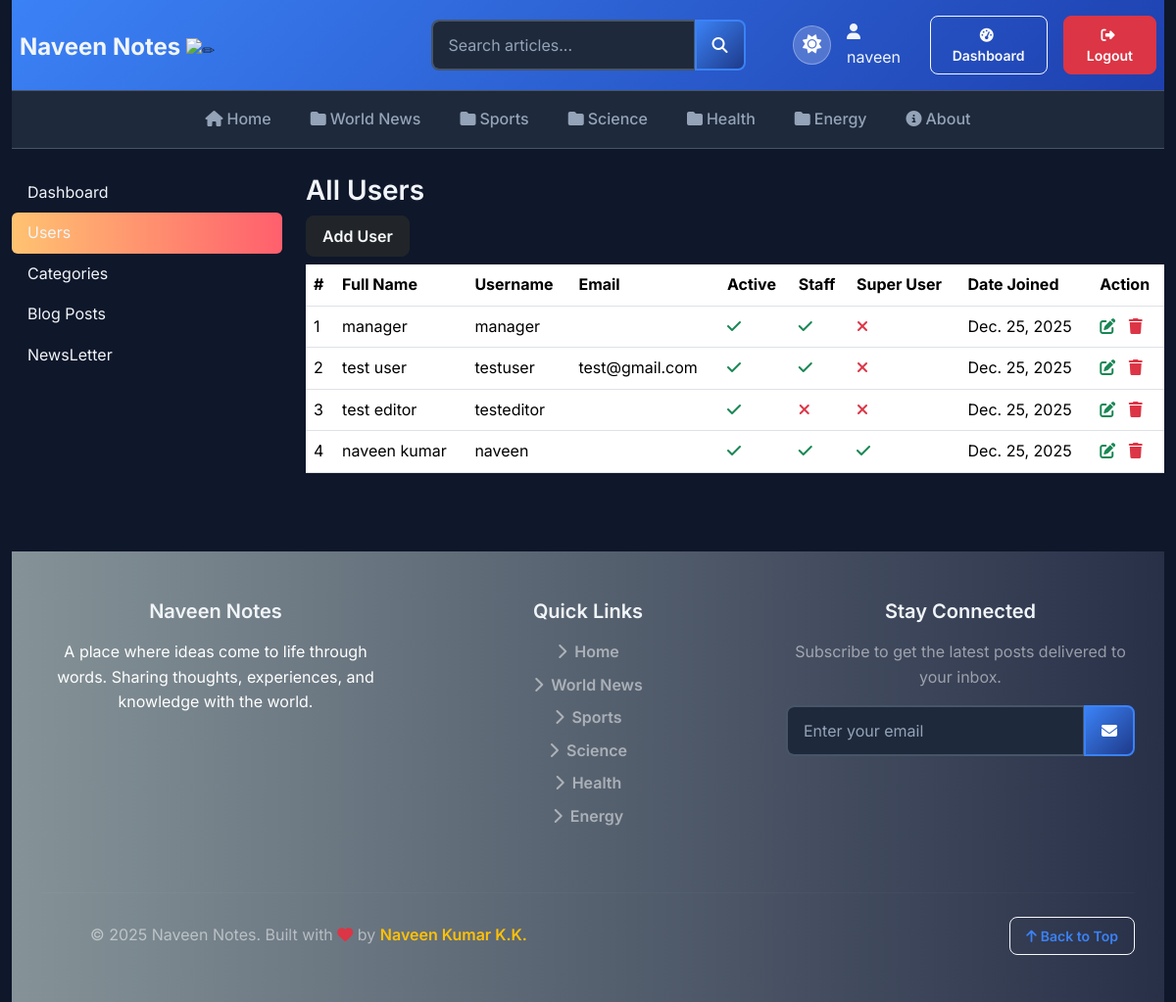
The app's page /dashboard/users/ (signed in) with its own data.
### blogs/models.py (models this page shows, shortened)
class Category(models.Model):
    category_name = models.CharField(max_length=50, unique=True)
    created_at = models.DateField(auto_now_add=True)
    updated_at = models.DateTimeField(auto_now=True)
    class Meta:
        verbose_name_plural = "categories"

### dashboards/views.py (the view)
# urls.py: path('users/',views.users,name='users'),
@login_required(login_url="login")
def users(request):
    user_list = User.objects.all()
    context = {
        "user_list":user_list
    }
    return render(request, "dashboard/users.html",context)

### blogs/context_processors.py (called while the page is built)
def get_categories(request):
    categories = Category.objects.all()
    return dict(categories=categories)

def get_social_links(request):
    social_media_links = SocialMedia.objects.filter(status='Active').order_by('order')
    return dict(social_media_links=social_media_links)

def get_about(request):
    about =  About.objects.first()
    return dict(about=about)

### templates/dashboard/users.html (shortened to what this page needs)
{% extends "base.html" %}
{% block content %}
    <div class="row">
        {% include "dashboard/sidebar.html" %}
        {% if perms.auth.view_user %}
        <div class="col-md-9">
            <h3>All Users</h3>
            <a href="{%url 'add_user' %}" class="btn btn-dark text-light float-right mb-2">Add User</a>
            <table class="table table-hover">
                <thead>
                    <tr>
                        <th>#</th>
                        <th>Full Name</th>
                        <th>Username</th>
                        <th>Email</th>
                        <th>Active</th>
                        <th>Staff</th>
                        <th>Super User</th>
                        <th>Date Joined</th>
                        <th>Action</th>
                    </tr>
                </thead>
                <tbody>
                    {% for user_object in user_list %}
                        <tr>
                            <td>{{ forloop.counter }}</td>
                            <td>{{ user_object.get_full_name }}</td>
                            <td>{{ user_object.username }}</td>
                            <td>{{ user_object.email }}</td>
                            <td>{% if user_object.is_active %} <i class="fa fa-check text-success"></i> {% else %} <i class="fa fa-times text-danger"></i>{% endif %}</td>
                            <td>{% if user_object.is_staff %} <i class="fa fa-check text-success"></i> {% else %} <i class="fa fa-times text-danger"></i>{% endif %}</td>
                            <td>{% if user_object.is_superuser %} <i class="fa fa-check text-success"></i> {% else %} <i class="fa fa-times text-danger"></i>{% endif %}</td>
                            <td>{{ user_object.date_joined | date }}</td>
                            <td>
                                <a href="{%url 'edit_user' user_object.id %}">
                                    <i class="fa fa-edit text-success"></i>
                                </a>
                                <a href="{%url 'delete_user' user_object.id %}">
                                    <i class="fa fa-trash text-danger"></i>
                                </a>
                            </td>
                        </tr>
                    {% endfor %}
                </tbody>
            </table>
        </div>
        {% else %}
        <h5> Not Enough permission</h5>
        {% endif %}
    </div>
{% endblock %}

### templates/base.html (shortened to what this page needs)
{% load static %}
<!DOCTYPE html>
<html lang="en">
    <head>
        <link href="https://cdn.jsdelivr.net/npm/bootstrap@5.3.2/dist/css/bootstrap.min.css" rel="stylesheet">
        <link rel="stylesheet" href="https://cdnjs.cloudflare.com/ajax/libs/font-awesome/6.5.1/css/all.min.css">
        <link href="{% static 'css/blog.css' %}" rel="stylesheet">
    </head>
    <body>
        <div class="container-fluid">
            <header class="blog-header">
                <div class="d-none d-md-block">
                    <div class="row justify-content-between align-items-center p-2">
                        <div class="col-4 pt-1">
                            <a class="blog-header-logo text-dark" href="/">Naveen Notes </a>
                            <picture>
                            <source srcset="https://fonts.gstatic.com/s/e/notoemoji/latest/270f_fe0f/512.webp" type="image/webp">
                            <img src="https://fonts.gstatic.com/s/e/notoemoji/latest/270f_fe0f/512.gif" alt="✏" width="32" height="32">
                            </picture>
                        </div>
                        <div class="col-4 text-center">
                            <form action="{% url 'search' %}" method='GET' class="d-inline-block">
                                <div class="input-group">
                                    <input class="form-control"
                                           name="keyword"
                                           type="text"
                                           value="{{keyword}}"
                                           placeholder="Search articles..."
                                           aria-label="Search articles"
                                           id="button-search" />
                                    <button class="btn btn-warning" id="button-search" type="submit">
                                        <i class="fas fa-search"></i>
                                    </button>
                                </div>
                            </form>
                        </div>
                        <div class="col-4 d-flex justify-content-end align-items-center">
                            {% if not user.is_authenticated %}
                                <div class="d-flex align-items-center gap-3">
                                    <button id="theme-toggle" class="theme-toggle" title="Toggle theme">
                                        <i class="fas fa-moon"></i>
                                    </button>
                                    {% comment %} <div class="d-flex gap-2">
                                        <a class="btn btn-outline-light btn-sm" href="{% url 'login' %}">
                                            <i class="fas fa-sign-in-alt me-1"></i>Login
                                        </a>
                                        <a class="btn btn-light btn-sm" href="{% url 'register' %}">
                                            <i class="fas fa-user-plus me-1"></i>Register
                                        </a>
                                    </div> {% endcomment %}
                                </div>
                            {% else %}
                                <div class="d-flex align-items-center gap-3">
                                    <button id="theme-toggle" class="theme-toggle" title="Toggle theme">
                                        <i class="fas fa-moon"></i>
                                    </button>
                                    <span class="text-white">
                                        <i class="fas fa-user me-1"></i>{{ user.username }}
                                    </span>
                                    <a href="{% url 'dashboard' %}" class="btn btn-outline-light btn-sm">
                                        <i class="fas fa-tachometer-alt me-1"></i>Dashboard
                                    </a>
                                    <a class="btn btn-danger btn-sm" href="{% url 'logout' %}">
                                        <i class="fas fa-sign-out-alt me-1"></i>Logout
                                    </a>
                                </div>
                            {% endif %}
                        </div>
                </div>
            </header>
            <div class="nav-scroller py-1 mb-4">
                <nav class="nav d-flex justify-content-center">
                    <a class="nav-link active" href="{% url 'home' %}">
                        <i class="fas fa-home me-1"></i>Home
                    </a>
                    {% for category in categories %}
                        <a class="nav-link"
                           href="{% url 'posts_by_category' category.id %}">
                            <i class="fas fa-folder me-1"></i>{{ category.category_name|capfirst }}
                        </a>
                    {% endfor %}
                    <a class="nav-link" href="#about">
                        <i class="fas fa-info-circle me-1"></i>About
                    </a>
                </nav>
            </div>
            {% block content %}{% endblock %}
            <footer class="blog-footer">
                <div class="container">
                    <div class="row">
                        <div class="col-lg-4 mb-4">
                            <h5 class="text-white mb-3">Naveen Notes</h5>
                            <p class="mb-3">A place where ideas come to life through words. Sharing thoughts, experiences, and knowledge with the world.</p>
                        </div>
                        <div class="col-lg-4 mb-4">
                            <h5 class="text-white mb-3">Quick Links</h5>
                            <ul class="list-unstyled">
                                <li class="mb-2"><a href="{% url 'home' %}" class="text-white-50 text-decoration-none"><i class="fas fa-chevron-right me-2"></i>Home</a></li>
                                {% for category in categories|slice:":5" %}
                                    <li class="mb-2"><a href="{% url 'posts_by_category' category.id %}" class="text-white-50 text-decoration-none"><i class="fas fa-chevron-right me-2"></i>{{ category.category_name|capfirst }}</a></li>
                                {% endfor %}
                            </ul>
                        </div>
                        <div class="col-lg-4 mb-4">
                            <h5 class="text-white mb-3">Stay Connected</h5>
                            <p class="text-white-50 mb-3">Subscribe to get the latest posts delivered to your inbox.</p>
                            <form id="newsletter-form" class="input-group">
                                <input
                                    type="email"
                                    name="email"
                                    id="newsletter-email"
                                    class="form-control"
                                    placeholder="Enter your email"
                                    required
                                >
                                <button class="btn btn-warning" type="submit">
                                    <i class="fas fa-envelope"></i>
                                </button>
                            </form>
                        </div>
                    </div>
                    <hr class="my-4" style="border-color: rgba(255,255,255,0.1);">
                    <div class="row align-items-center">
                        <div class="col-md-6">
                            <p class="mb-0 text-white-50">
                                © 2025 Naveen Notes. Built with <i class="fas fa-heart text-danger"></i> by <a href="https://naveenpranesh.link/" class="text-warning text-decoration-none fw-semibold" target='_blank'>Naveen Kumar K.K.</a>
                            </p>
                        </div>
                        <div class="col-md-6 text-md-end">
                            <a href="#top" class="btn btn-outline-light btn-sm">
                                <i class="fas fa-arrow-up me-1"></i>Back to Top
                            </a>
                        </div>
                    </div>
                </div>
            </footer>
            <div id="toast-container"
                class="toast-container position-fixed bottom-0 end-0 p-3"
                style="z-index: 1055;">
            </div>
        </body>
    </body>
    </html>

### records on screen
Category: category_name "World News"
Category: category_name "Sports"
Category: category_name "Science"
Category: category_name "Health"
Category: category_name "Energy"

### other values on screen
{{ user.username }} "naveen"
{{ user_object.get_full_name }} "manager"
{{ user_object.username }} "manager"
{{ user_object.date_joined | date }} "Dec. 25, 2025"
{{ user_object.get_full_name }} "test user"
{{ user_object.username }} "testuser"
{{ user_object.email }} "test@gmail.com"
{{ user_object.get_full_name }} "test editor"
{{ user_object.username }} "testeditor"
{{ user_object.get_full_name }} "naveen kumar"
{{ user_object.username }} "naveen"
